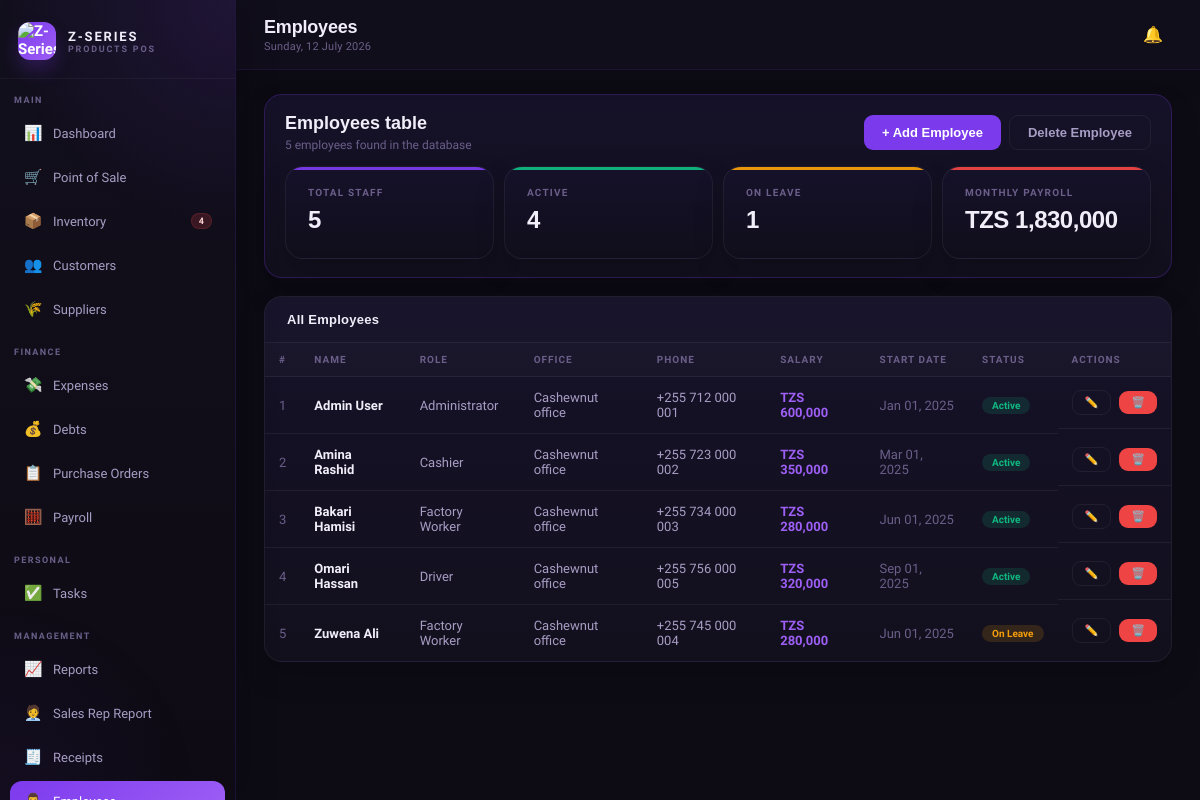
The app's page /employees.php (signed in), older data.
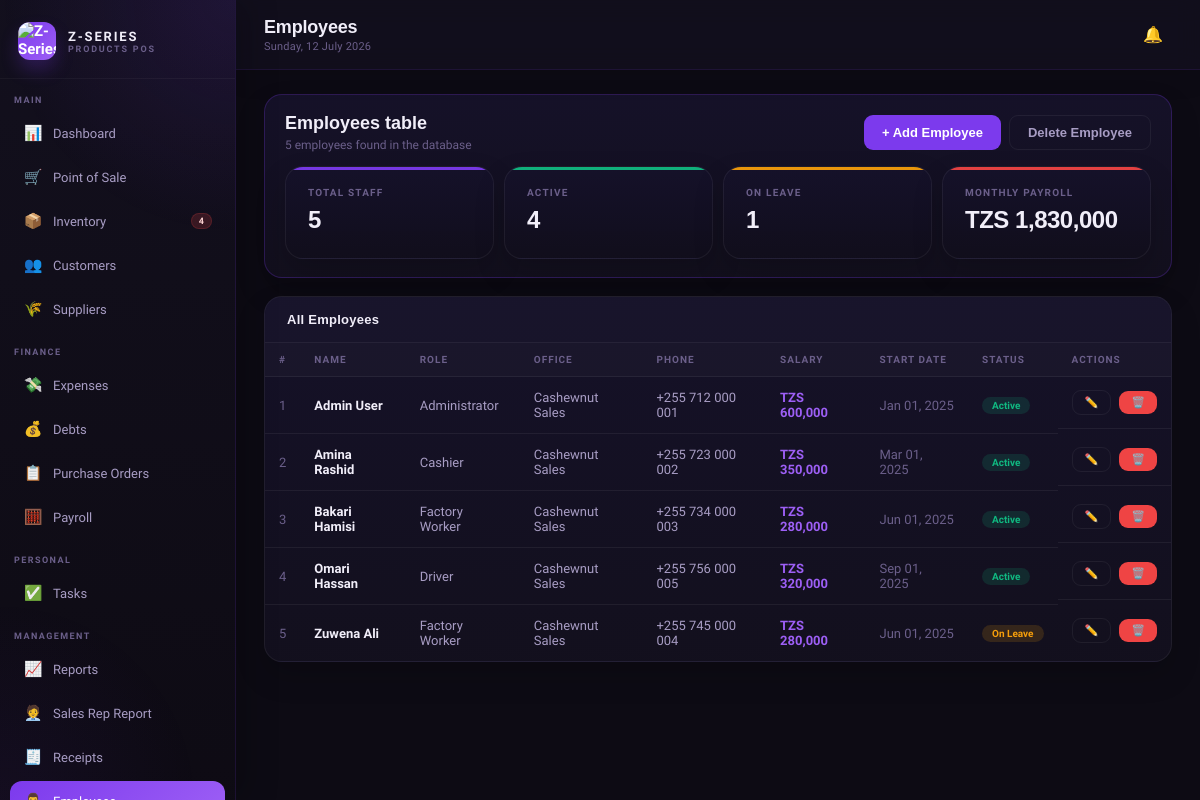
The same page, newer data.
### tables this page shows
CREATE TABLE employees (
  id INT AUTO_INCREMENT PRIMARY KEY,
  name VARCHAR(150) NOT NULL,
  role VARCHAR(100),
  phone VARCHAR(20),
  salary DECIMAL(10,2),
  nida VARCHAR(50),
  start_date DATE,
  status ENUM('active','inactive','on_leave') DEFAULT 'active',
  office ENUM('Cashewnut Sales','Home office','Pool Master','Z series sales','Driver','Others') DEFAULT 'Cashewnut Sales',
  created_at TIMESTAMP DEFAULT CURRENT_TIMESTAMP
);

### config.php (called while the page is built, shortened)
<?php
function appBaseUrl() {
    static $base = null;
    if ($base !== null) return $base;
    $script = str_replace('\\', '/', $_SERVER['SCRIPT_NAME'] ?? '');
    $dir = rtrim(dirname($script), '/');
    $base = ($dir === '' || $dir === '.') ? '' : $dir;
    return $base;
}
function appPath($path = '') {
    $path = ltrim((string)$path, '/');
    return appBaseUrl() . '/' . $path;
}
function hasPrivilege($privilege) {
    $role = $_SESSION['user_role'] ?? 'cashier';
    if ($role === 'admin') return true;
    $privileges = getUserPrivileges();
    return in_array($privilege, $privileges, true);
}
function tzs($amount) {
    return 'TZS ' . number_format($amount, 0, '.', ',');
}
?>

### employees.php (the view, shortened to what this page needs)
<?php
$page_title = 'Employees';
$content_class = 'content premium-content';
require_once 'includes/header.php';
$offices = ['Cashewnut Sales', 'Home office', 'Pool Master', 'Z series sales', 'Driver', 'Others'];
$stats = $conn->query("SELECT COUNT(*) as total, SUM(status='active') as active, SUM(status='on_leave') as leave_count, COALESCE(SUM(salary),0) as payroll FROM employees")->fetch_assoc();
?>
<div style="display:block !important; visibility:visible !important; opacity:1 !important; margin-bottom:18px; padding:18px 20px; border:1px solid rgba(124,58,237,0.25); border-radius:18px; background:linear-gradient(180deg, rgba(22,18,42,0.96), rgba(19,16,30,0.98)); box-shadow:0 14px 30px rgba(0,0,0,0.16);">
  <div style="display:flex;align-items:center;justify-content:space-between;gap:12px;flex-wrap:wrap">
    <div>
      <div style="font-size:18px;font-weight:800;color:var(--text);font-family:'Syne',sans-serif;margin-bottom:4px">Employees table</div>
      <div style="font-size:12px;color:var(--text3)"><?=$stats['total']?> employees found in the database</div>
    </div>
    <div style="display:flex;gap:8px;flex-wrap:wrap">
      <button class="btn btn-primary" onclick="openModal('add-emp-modal')">+ Add Employee</button>
      <button class="btn btn-outline" onclick="openModal('delete-emp-modal')">Delete Employee</button>
    </div>
  </div>
  <div style="margin-top:14px;display:flex;gap:10px;flex-wrap:wrap">
    <div class="stat-card purple" style="flex:1;min-width:160px;margin:0"><div class="stat-label">Total Staff</div><div class="stat-value"><?=$stats['total']?></div></div>
    <div class="stat-card green" style="flex:1;min-width:160px;margin:0"><div class="stat-label">Active</div><div class="stat-value"><?=$stats['active']?></div></div>
    <div class="stat-card amber" style="flex:1;min-width:160px;margin:0"><div class="stat-label">On Leave</div><div class="stat-value"><?=$stats['leave_count']?></div></div>
    <div class="stat-card red" style="flex:1;min-width:160px;margin:0"><div class="stat-label">Monthly Payroll</div><div class="stat-value"><?=tzs($stats['payroll'])?></div></div>
  </div>
</div>
<?php $employees = $conn->query("SELECT * FROM employees ORDER BY name");?>
<div class="card"><div class="card-header"><span class="card-title">All Employees</span></div>
<div class="table-wrap"><table><thead><tr><th>#</th><th>Name</th><th>Role</th><th>Office</th><th>Phone</th><th>Salary</th><th>Start Date</th><th>Status</th><th>Actions</th></tr></thead>
<tbody><?php $i=1; while($e=$employees->fetch_assoc()):?>
<tr><td class="text-muted"><?=$i++?></td><td class="td-bold"><?=htmlspecialchars($e['name'])?></td><td style="color:var(--text2);font-size:13px"><?=htmlspecialchars($e['role'])?></td><td style="color:var(--text2);font-size:13px"><?=htmlspecialchars($e['office'] ?? $offices[0])?></td><td><?=htmlspecialchars($e['phone'])?></td>
<td class="text-purple"><?=tzs($e['salary'])?></td><td class="text-muted"><?=date('M d, Y',strtotime($e['start_date']))?></td>
<td><span class="badge badge-<?=$e['status']==='active'?'success':($e['status']==='on_leave'?'warning':'danger')?>"><?=ucwords(str_replace('_',' ',$e['status']))?></span></td>
<td style="display:flex;gap:8px;align-items:center">
  <button type="button" class="btn btn-outline btn-sm" title="Edit" aria-label="Edit" onclick='openEditEmployee(this)' data-id="<?=$e['id']?>" data-name="<?=htmlspecialchars($e['name'], ENT_QUOTES)?>" data-role="<?=htmlspecialchars($e['role'], ENT_QUOTES)?>" data-office="<?=htmlspecialchars($e['office'] ?? $offices[0], ENT_QUOTES)?>" data-phone="<?=htmlspecialchars($e['phone'], ENT_QUOTES)?>" data-salary="<?=htmlspecialchars($e['salary'], ENT_QUOTES)?>" data-nida="<?=htmlspecialchars($e['nida'], ENT_QUOTES)?>" data-start="<?=htmlspecialchars($e['start_date'], ENT_QUOTES)?>" data-status="<?=htmlspecialchars($e['status'], ENT_QUOTES)?>">✏️</button>
  <form method="POST" data-confirm="Delete <?=htmlspecialchars($e['name'], ENT_QUOTES)?>?" style="margin:0">
    <button type="submit" class="btn btn-danger btn-sm" title="Delete" aria-label="Delete">🗑️</button>
  </form>
</td>
</tr><?php endwhile;?></tbody></table></div></div>
<?php require_once 'includes/footer.php'; ?>

### includes/header.php (shortened to what this page needs)
<?php
require_once __DIR__ . '/../config.php';
$current_page = basename($_SERVER['PHP_SELF'], '.php');
$low_stock_count = 0;
$ls = $conn->query("SELECT COUNT(*) as c FROM products WHERE stock <= low_stock_threshold AND status='active'");
if ($ls) $low_stock_count = $ls->fetch_assoc()['c'];
?>
<!DOCTYPE html>
<html lang="en">
<head>
<link rel="stylesheet" href="<?= htmlspecialchars(appPath('css/style.css'), ENT_QUOTES) ?>?v=<?= @filemtime(__DIR__ . '/../css/style.css') ?: time() ?>"/>
</head>
<body>
<div class="layout">
<div class="sidebar">
  <div class="sidebar-logo">
    <img class="sidebar-logo-icon" src="<?= htmlspecialchars(appPath('uploads/z series logo.png'), ENT_QUOTES) ?>" alt="Z-Series logo"/>
    <div>
      <div class="sidebar-logo-text">Z-SERIES</div>
      <div class="sidebar-logo-sub">Products POS</div>
    </div>
  </div>
  <div class="sidebar-section">Main</div>
  <?php if(hasPrivilege('dashboard')): ?>
  <a href="dashboard.php" class="nav-item <?= $current_page==='dashboard'?'active':'' ?>"><span class="nav-icon">📊</span> Dashboard</a>
  <?php endif; ?>
  <?php if(hasPrivilege('pos')): ?>
  <a href="pos.php" class="nav-item <?= $current_page==='pos'?'active':'' ?>"><span class="nav-icon">🛒</span> Point of Sale</a>
  <?php endif; ?>
  <?php if(hasPrivilege('inventory')): ?>
  <a href="inventory.php" class="nav-item <?= $current_page==='inventory'?'active':'' ?>">
    <span class="nav-icon">📦</span> Inventory
    <?php if($low_stock_count>0): ?><span class="nav-badge"><?= $low_stock_count ?></span><?php endif; ?>
  </a>
  <?php endif; ?>
  <?php if(hasPrivilege('customers')): ?>
  <a href="customers.php" class="nav-item <?= $current_page==='customers'?'active':'' ?>"><span class="nav-icon">👥</span> Customers</a>
  <?php endif; ?>
  <?php if(hasPrivilege('suppliers')): ?>
  <a href="suppliers.php" class="nav-item <?= $current_page==='suppliers'?'active':'' ?>"><span class="nav-icon">🌾</span> Suppliers</a>
  <?php endif; ?>
  <div class="sidebar-section">Finance</div>
  <?php if(hasPrivilege('expenses')): ?>
  <a href="expenses.php" class="nav-item <?= $current_page==='expenses'?'active':'' ?>"><span class="nav-icon">💸</span> Expenses</a>
  <?php endif; ?>
  <?php if(hasPrivilege('debts')): ?>
  <a href="debts.php" class="nav-item <?= $current_page==='debts'?'active':'' ?>"><span class="nav-icon">💰</span> Debts</a>
  <?php endif; ?>
  <?php if(hasPrivilege('purchase_orders')): ?>
  <a href="purchase_orders.php" class="nav-item <?= $current_page==='purchase_orders'?'active':'' ?>"><span class="nav-icon">📋</span> Purchase Orders</a>
  <?php endif; ?>
  <?php if(hasPrivilege('payroll')): ?>
  <a href="payroll.php" class="nav-item <?= $current_page==='payroll'?'active':'' ?>">
    <span class="nav-icon">🧮</span> Payroll
  </a>
  <?php endif; ?>
  <div class="sidebar-section">Personal</div>
  <?php if(hasPrivilege('tasks')): ?>
  <a href="tasks.php" class="nav-item <?= $current_page==='tasks'?'active':'' ?>">
    <span class="nav-icon">✅</span> Tasks
  </a>
  <?php endif; ?>
  <div class="sidebar-section">Management</div>
  <?php if(hasPrivilege('reports')): ?>
  <a href="reports.php" class="nav-item <?= $current_page==='reports'?'active':'' ?>"><span class="nav-icon">📈</span> Reports</a>
  <a href="cashier_sales.php" class="nav-item <?= $current_page==='cashier_sales'?'active':'' ?>"><span class="nav-icon">🧑‍💼</span> Sales Rep Report</a>
  <?php endif; ?>
  <?php if(hasPrivilege('receipts')): ?>
  <a href="receipts.php" class="nav-item <?= $current_page==='receipts'?'active':'' ?>"><span class="nav-icon">🧾</span> Receipts</a>
  <?php endif; ?>
  <?php if(hasPrivilege('employees')): ?>
  <a href="employees.php" class="nav-item <?= $current_page==='employees'?'active':'' ?>"><span class="nav-icon">👨‍💼</span> Employees</a>
  <?php endif; ?>
</div>
<div class="main">
<div class="topbar">
  <div class="topbar-left">
    <div>
      <div class="topbar-title"><?= $page_title ?? 'Dashboard' ?></div>
      <div class="topbar-sub"><?= date('l, d F Y') ?></div>
    </div>
  </div>
  <div class="topbar-right">
    <div class="notif-wrap">
      <button id="notif-btn" class="notif-btn" aria-haspopup="true" aria-expanded="false">
        <span class="notif-icon">🔔</span>
      </button>
    </div>
  </div>
</div>
<div class="<?= htmlspecialchars($content_class ?? 'content') ?>">

### includes/footer.php (shortened to what this page needs)
</div>
</div>
</div>
</body>
</html>

Row changes from the older to the newer data that the page shows:
changed employees "Admin User": office "Cashewnut office" → "Cashewnut Sales"
changed employees "Amina Rashid": office "Cashewnut office" → "Cashewnut Sales"
changed employees "Bakari Hamisi": office "Cashewnut office" → "Cashewnut Sales"
changed employees "Omari Hassan": office "Cashewnut office" → "Cashewnut Sales"
changed employees "Zuwena Ali": office "Cashewnut office" → "Cashewnut Sales"
